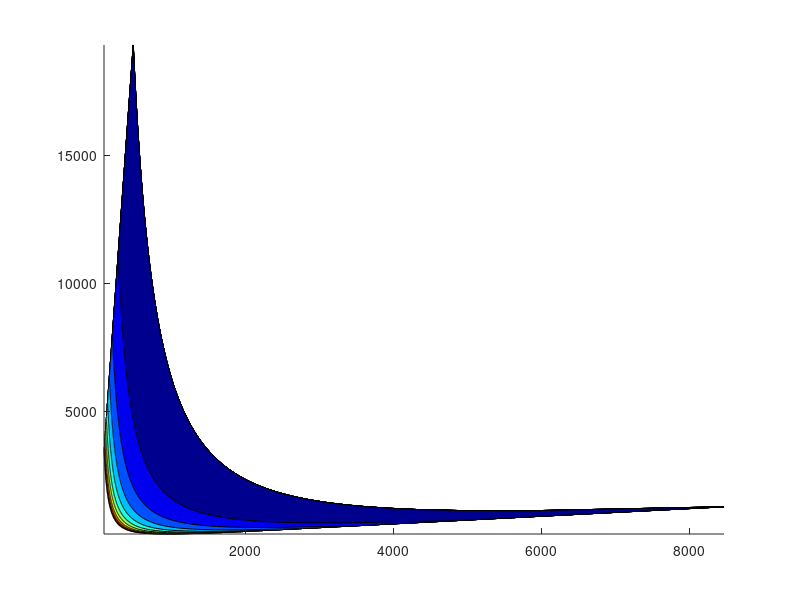

The MATLAB source for this figure: (Note: this script raises an error after producing the figure.)
%% FOLLOWING THE DESIGN STEPS

%% Single stage MC
close all
dmax = [421.6965,177.8279,74.9894,31.62278,562.3413,237.1374,100,42.1697].*1e-6; % m
power = [10,100,1000,10000,6.49382,42.16965,421.6965,3162.27766]; % W/kg
[power,sortidx] = sort(power,'ascend');
dmax = dmax(sortidx);
y = log(dmax); x = log(power); 
% log(dmax) = m*log(power) + b so that it's linear

p = polyfit(x,y,1);
power_range = linspace(min(power),max(power),1000); % W/kg, a set of power
logd_range = polyval(p,log(power_range));
d_range = exp(logd_range); % m
% plot(log(power),log(dmax),'ko')
% hold on
% plot(log(power_range),logd_range)

M = 2; % CA^Ieq = M * CA^IIeq
km = 3e-5; % m/s
q2 = 250; % L/min
caf2 = 35; % g/L
ca2_goal = 3; % g/L
caf1 = 0; % g/L

mload = -(q2*ca2_goal - q2*caf2); % g/min
% positive cuz phase I is to be enriched with A
q1min = q2*(caf2 - ca2_goal)/(M*ca2_goal - caf1); % 1333.33 L/min

% SET EFFICIENCY BETWEEN 80% TO 90%
chi = 0.5:0.0001:0.95;
q1 = q1min./chi; % L/min

[dlist,q1list] = meshgrid(d_range,q1);
[powerlist,q1list] = meshgrid(power_range,q1);

lambda = q2./q1list; % no lambda == M
% ca1 = M.*(caf1 + lambda.*caf2)./(lambda + M); % g/L
ca1 = caf1 + lambda.*(caf2 - ca2_goal);
ca2 = ca1./M; % g/L

% lambda =/= M
% avgcI_II = -((ca1 - M.*caf2) - (caf1 - M.*ca2_goal))./(log((ca1 - M.*caf2)./(caf1 - M*ca2_goal)));

avgcI_II = -(ca1 - M*ca2_goal);% g/L

area = mload./60./km./avgcI_II./1e3; % m^2

rho1 = 1.463; % g/mL or kg/L https://www.chemicalbook.com/ChemicalProductProperty_EN_CB5406573.htm
rho2 = 0.99705; % kg/L https://www.engineeringtoolbox.com/water-density-specific-weight-d_595.html

TCE_cost = 0.1; % $/kg of TCE
power_cost = 0.12; % $/kWh

v2 = 1./6.*area.*dlist.*1000; % L
v1 = v2.*q1list./q2; % L
vtotal = v1 + v2; % L

total_tcecost = v1.*rho1.*TCE_cost; % $
% total_tcecost = q1list.*rho1.*TCE_cost.*60.*24; % $
masstotal = rho1.*v1 + rho2.*v2; % assuming we consider both masses, kg
% masstotal = (rho1.*q1list + rho2.*q2).*60.*24; % assuming we consider both masses

total_powercost = powerlist.*masstotal.*power_cost./1000.*24; % $ .*tau./3600

totalc = total_tcecost + total_powercost; % correct dimensions

chi_array = repmat(chi',1,length(d_range));

shading interp
colormap(flipud(jet))
contourf(vtotal,totalc,chi_array.*100,'edgecolor','none')

xlabel('V_{Total} (L)','fontsize',12,'fontname','times','fontweight','bold')
ylabel('Total Cost ($)','fontsize',12,'fontname','times','fontweight','bold')
h = colorbar; h.LineWidth = 1.5;

for i = 1:length(h.TickLabels)
    ticklabels = str2double(h.TickLabels{i});
    h.TickLabels{i} = sprintf('%.1f',ticklabels);
end

ylabel(h,'\bf\chi (%)','fontsize',12,'fontname','times','fontweight','bold')
set(gca,'xcolor',[0 0 0],'ycolor',[0 0 0],'fontname','times',...
    'xminortick','on','yminortick','on','fontsize',12,'linewidth',1.5,'xtick',250:250:3000)
xlim([250,3000]);ylim([200,1e3])
print -djpeg contour_singlestage

%% FROM HERE DOWNWARDS ARE JUST MISCELLANEOUS/TRIAL AND ERROR, NOTHING RELEVANT

close all
figure
plot(vtotal,total_tcecost,'linewidth',1.5)
hold on

interp_v = linspace(min(vtotal),max(vtotal),1000);
smooth_totalpowercost = interp1(vtotal,total_powercost,interp_v,'pchip'); %
smooth_totaltcecost = interp1(vtotal,total_tcecost,interp_v,'spline'); %

index = find(abs(smooth_totaltcecost - smooth_totalpowercost) < 1e-2);
v_operating = interp_v(index); % L

plot(interp_v,smooth_totalpowercost,'r-','linewidth',1.5)

plot([v_operating,v_operating],[0,smooth_totaltcecost(index)],'k--','linewidth',1.5)
plot([0,v_operating],[smooth_totaltcecost(index),smooth_totaltcecost(index)],'k--','linewidth',1.5)
plot(v_operating,smooth_totaltcecost(index),'ko','markersize',8,'markerfacecolor','b','linewidth',1.5)
ylim([0,25])
xtickformat('%.1f'); ytickformat('%.1f');
legend('TCE','Local Power')
xlabel('Total Volume (L)','fontsize',12,'fontweight','bold')
ylabel('Cost ($)','fontsize',12,'fontweight','bold')

text(mean([0,v_operating]),smooth_totaltcecost(index),['Cost = $' num2str(smooth_totaltcecost(index),'%.2f')],...
    'fontname','times','fontsize',12,'fontweight','bold','horizontalalignment','center',...
    'verticalalignment','bottom')
text(v_operating+2,smooth_totaltcecost(index)/3,['V_{Total} = ' num2str(v_operating,'%.2f') ' L'],...
    'fontname','times','fontsize',12,'fontweight','bold','horizontalalignment','left',...
    'verticalalignment','bottom')

set(gca,'xcolor',[0 0 0],'ycolor',[0 0 0],'fontname','times',...
    'xminortick','on','yminortick','on','fontsize',12,'linewidth',1.5)
hold off

figure

smooth_v1 = interp1(vtotal,v1,interp_v,'spline');
smooth_v2 = interp1(vtotal,v2,interp_v,'spline');
idx_v2 = find(abs(interp_v - v_operating) < 1e-4); % index when v2 is for v_operating

plot(interp_v,smooth_v1,'k-','linewidth',1.5)
hold on
plot(interp_v,smooth_v2,'r-','linewidth',1.5)

plot([v_operating,v_operating],[0,smooth_v2(idx_v2)],'k--','linewidth',1.5)
plot([0,v_operating],[smooth_v2(idx_v2),smooth_v2(idx_v2)],'k--','linewidth',1.5)
legend('Phase I','Phase II')
ylim([0,50])

text(30,smooth_v2(idx_v2),['V^{II} = ' num2str(smooth_v2(idx_v2),'%.2f') ' L'],...
    'fontname','times','fontsize',12,'fontweight','bold','horizontalalignment','center',...
    'verticalalignment','bottom')
text(60,smooth_v2(idx_v2)/4,['V_{Total} = ' num2str(v_operating,'%.2f') ' L'],...
    'fontname','times','fontsize',12,'fontweight','bold','horizontalalignment','left',...
    'verticalalignment','bottom')
xlabel('V_{Total} (L)','fontsize',12,'fontweight','bold')
ylabel('V^{I / II} (L)','fontsize',12,'fontweight','bold')
set(gca,'xcolor',[0 0 0],'ycolor',[0 0 0],'fontname','times',...
    'xminortick','on','yminortick','on','fontsize',12,'linewidth',1.5)

% solve for diameter of v^II
d_operating = smooth_v2(idx_v2)*6/area/1000/1e-6; % micro-m